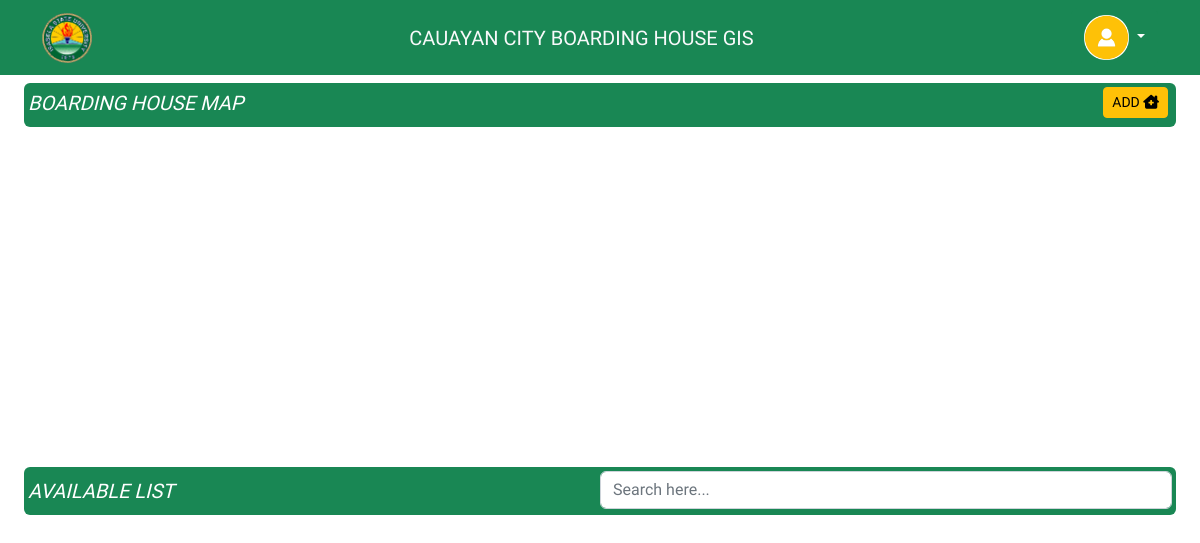
The page / (signed in) on the database as committed earlier.
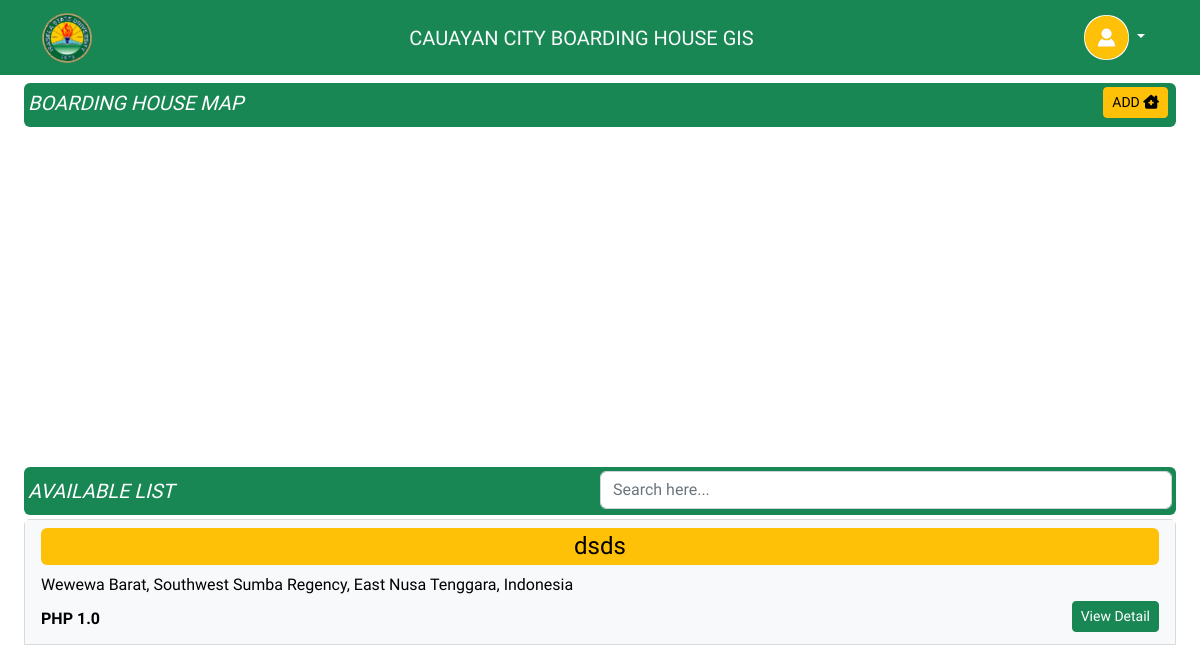
The same page on the database as committed later.
### My_App/models.py (models this page shows, shortened)
class BoardingHouse(models.Model):
    owner = models.ForeignKey(User, on_delete=models.CASCADE)
    name = models.CharField(max_length=200)
    description = models.TextField(max_length=200)
    price = models.FloatField()
    phone = models.IntegerField(verbose_name='Contact Number')
    location = models.CharField(max_length=200)
    latitude = models.FloatField(verbose_name="Latitude", max_length=50, null=True, blank=True)
    longitude = models.FloatField(verbose_name="Longitude", max_length=50, null=True, blank=True)
    picture1 = models.FileField(upload_to='bh-images/', blank=True, null=True)
    picture2 = models.FileField(upload_to='bh-images/', blank=True, null=True)
    picture3 = models.FileField(upload_to='bh-images/', blank=True, null=True)
    picture4 = models.FileField(upload_to='bh-images/', blank=True, null=True)
    picture5 = models.FileField(upload_to='bh-images/', blank=True, null=True)
    admin_approval = models.BooleanField(max_length=200, default=False)
    updated = models.DateTimeField(auto_now=True)
    created = models.DateTimeField(auto_now_add=True)
    class Meta:
        ordering = ['-updated', '-created']

### My_App/decorators.py (the view)
    def wrapper_func_user(request, *args, **kwargs):
        if request.user.is_superuser:
            return redirect('admin-page')
        else:
            return view_func(request, *args, **kwargs)

### My_App/views.py (called while the page is built)
@login_required(login_url='login')
@user_only
def homePage(request):
    boarding_houses = BoardingHouse.objects.all()
    context = {
        'boarding_houses': boarding_houses,
    }
    return render(request, 'home.html', context)

### My_App/templates/home.html (shortened to what this page needs)
{% extends 'base.html' %}
{% block content %}
<div class="row w-100 mx-auto">
    <div class="col-sm-12 my-2">
        <div class="py-1 text-bg-success rounded-2 p-1 mb-1">
        <text class="h5 d-inline-block fst-italic mt-1">BOARDING HOUSE MAP</text>
        <a href="{% url 'add-bh' %}" class="btn btn-sm btn-warning float-end me-1">
            ADD <i class="fa-solid fa-house-chimney-medical"></i>
        </a>
        </div>
        <div id="map" style="height: 40vh; width: 100%"></div>
    </div>
    <div class="col-sm-12 my-2">
        <div class="py-1 text-bg-success rounded-2 p-1 mb-1">
        <text class="h5 d-inline-block fst-italic mt-2">AVAILABLE LIST</text>
        <div class="w-50 float-end">
            <input
                type="search"
                class="form-control"
                id="searchInput"
                placeholder="Search here..."
            />
        </div>
        </div>
        <ul
            class="list-group w-100 overflow-auto"
            style="max-height: 85vh"
            id="searchValue"
        >
            {% for bh in boarding_houses %}
            {% if bh.admin_approval %}
            <button
                type="button"
                onclick="addMarker({lat: {{bh.latitude}}, lng: {{bh.longitude}}}, '{{bh.name}}')"
                style="all: unset"
            >
                <li class="list-group-item list-group-item-action text-bg-light mb-1">
                    <h4 class="text-center bg-warning p-1 rounded-2">
                        {{bh.name}}
                    </h4>
                    <p class="mb-1">{{bh.location}}</p>
                        <h6 class="d-inline-block fw-bold mt-2">
                            PHP {{bh.price}}
                        </h6>
                        <a href="{% url 'bh-detail' bh.id %}" class="btn btn-sm btn-success float-end">
                            View Detail
                        </a>
                </li>
            </button>
            {% endif %} {% endfor %}
        </ul>
    </div>
</div>
{% endblock %}

Rows that differ between the two databases and show on the page:
added BoardingHouse: name "dsds", location "Wewewa Barat, Southwest Sumba Regency, East Nusa Tenggara, Indonesia", price "1.0"
